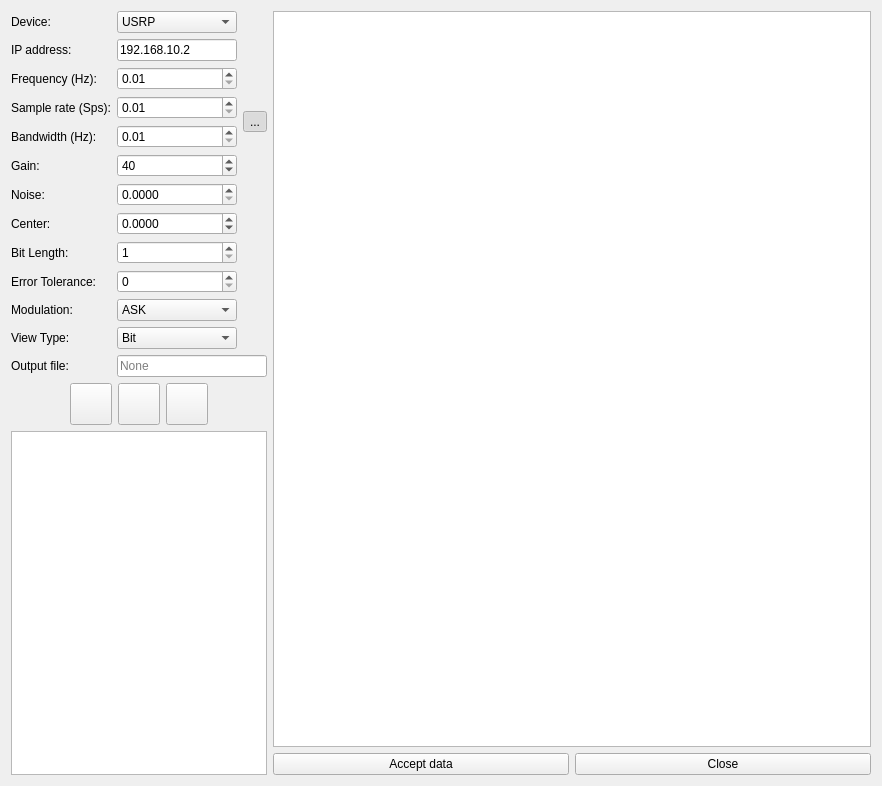
<?xml version="1.0" encoding="UTF-8"?>
<ui version="4.0">
 <class>SniffProtocol</class>
 <widget class="QDialog" name="SniffProtocol">
  <property name="geometry">
   <rect>
    <x>0</x>
    <y>0</y>
    <width>882</width>
    <height>786</height>
   </rect>
  </property>
  <property name="windowTitle">
   <string>Sniff Protocol</string>
  </property>
  <layout class="QGridLayout" name="gridLayout_3" columnstretch="0,1">
   <item row="0" column="0">
    <layout class="QGridLayout" name="gridLayout">
     <item row="10" column="0">
      <widget class="QLabel" name="label_6">
       <property name="text">
        <string>Modulation:</string>
       </property>
      </widget>
     </item>
     <item row="9" column="0">
      <widget class="QLabel" name="label_10">
       <property name="text">
        <string>Error Tolerance:</string>
       </property>
      </widget>
     </item>
     <item row="7" column="0">
      <widget class="QLabel" name="label_8">
       <property name="text">
        <string>Center:</string>
       </property>
      </widget>
     </item>
     <item row="0" column="0">
      <widget class="QLabel" name="label_3">
       <property name="text">
        <string>Device:</string>
       </property>
      </widget>
     </item>
     <item row="5" column="0">
      <widget class="QLabel" name="label_4">
       <property name="text">
        <string>Gain:</string>
       </property>
      </widget>
     </item>
     <item row="1" column="0">
      <widget class="QLabel" name="labelIP">
       <property name="text">
        <string>IP address:</string>
       </property>
      </widget>
     </item>
     <item row="2" column="0">
      <widget class="QLabel" name="label">
       <property name="text">
        <string>Frequency (Hz):</string>
       </property>
      </widget>
     </item>
     <item row="3" column="0">
      <widget class="QLabel" name="label_2">
       <property name="text">
        <string>Sample rate (Sps):</string>
       </property>
      </widget>
     </item>
     <item row="4" column="0">
      <widget class="QLabel" name="label_5">
       <property name="text">
        <string>Bandwidth (Hz):</string>
       </property>
      </widget>
     </item>
     <item row="6" column="0">
      <widget class="QLabel" name="label_7">
       <property name="text">
        <string>Noise:</string>
       </property>
      </widget>
     </item>
     <item row="8" column="0">
      <widget class="QLabel" name="label_9">
       <property name="text">
        <string>Bit Length:</string>
       </property>
      </widget>
     </item>
     <item row="11" column="0">
      <widget class="QLabel" name="label_11">
       <property name="text">
        <string>View Type:</string>
       </property>
      </widget>
     </item>
     <item row="12" column="0">
      <widget class="QLabel" name="label_12">
       <property name="text">
        <string>Output file:</string>
       </property>
      </widget>
     </item>
     <item row="2" column="1">
      <widget class="KillerDoubleSpinBox" name="spinBoxFreq">
       <property name="minimum">
        <double>0.010000000000000</double>
       </property>
       <property name="maximum">
        <double>1000000000000.000000000000000</double>
       </property>
      </widget>
     </item>
     <item row="3" column="1">
      <widget class="KillerDoubleSpinBox" name="spinBoxSampleRate">
       <property name="minimum">
        <double>0.010000000000000</double>
       </property>
       <property name="maximum">
        <double>1000000000000.000000000000000</double>
       </property>
      </widget>
     </item>
     <item row="4" column="1">
      <widget class="KillerDoubleSpinBox" name="spinBoxBandwidth">
       <property name="minimum">
        <double>0.010000000000000</double>
       </property>
       <property name="maximum">
        <double>1000000000000.000000000000000</double>
       </property>
      </widget>
     </item>
     <item row="3" column="2" rowspan="2">
      <widget class="QToolButton" name="btnLockBWSR">
       <property name="text">
        <string>...</string>
       </property>
       <property name="icon">
        <iconset resource="../urh.qrc">
         <normaloff>:/icons/data/icons/lock.svg</normaloff>:/icons/data/icons/lock.svg</iconset>
       </property>
       <property name="checkable">
        <bool>true</bool>
       </property>
       <property name="checked">
        <bool>true</bool>
       </property>
      </widget>
     </item>
     <item row="5" column="1">
      <widget class="QSpinBox" name="spinBoxGain">
       <property name="minimum">
        <number>1</number>
       </property>
       <property name="value">
        <number>40</number>
       </property>
      </widget>
     </item>
     <item row="6" column="1">
      <widget class="QDoubleSpinBox" name="spinboxNoise">
       <property name="decimals">
        <number>4</number>
       </property>
       <property name="maximum">
        <double>1.000000000000000</double>
       </property>
      </widget>
     </item>
     <item row="7" column="1">
      <widget class="QDoubleSpinBox" name="spinboxCenter">
       <property name="decimals">
        <number>4</number>
       </property>
       <property name="minimum">
        <double>-3.140000000000000</double>
       </property>
       <property name="maximum">
        <double>3.140000000000000</double>
       </property>
      </widget>
     </item>
     <item row="8" column="1">
      <widget class="QSpinBox" name="spinboxBitLen">
       <property name="minimum">
        <number>1</number>
       </property>
       <property name="maximum">
        <number>999999999</number>
       </property>
      </widget>
     </item>
     <item row="9" column="1">
      <widget class="QSpinBox" name="spinboxErrorTolerance">
       <property name="maximum">
        <number>999999999</number>
       </property>
      </widget>
     </item>
     <item row="1" column="1">
      <widget class="QLineEdit" name="lineEditIP">
       <property name="text">
        <string>192.168.10.2</string>
       </property>
      </widget>
     </item>
     <item row="12" column="1" colspan="2">
      <widget class="QLineEdit" name="lineEditOutputFile">
       <property name="readOnly">
        <bool>false</bool>
       </property>
       <property name="placeholderText">
        <string>None</string>
       </property>
       <property name="clearButtonEnabled">
        <bool>true</bool>
       </property>
      </widget>
     </item>
     <item row="10" column="1">
      <widget class="QComboBox" name="comboxModulation">
       <item>
        <property name="text">
         <string>ASK</string>
        </property>
       </item>
       <item>
        <property name="text">
         <string>FSK</string>
        </property>
       </item>
       <item>
        <property name="text">
         <string>PSK</string>
        </property>
       </item>
      </widget>
     </item>
     <item row="11" column="1">
      <widget class="QComboBox" name="comboBoxViewType">
       <item>
        <property name="text">
         <string>Bit</string>
        </property>
       </item>
       <item>
        <property name="text">
         <string>Hex</string>
        </property>
       </item>
       <item>
        <property name="text">
         <string>ASCII</string>
        </property>
       </item>
      </widget>
     </item>
     <item row="0" column="1">
      <widget class="QComboBox" name="cbDevice">
       <item>
        <property name="text">
         <string>USRP</string>
        </property>
       </item>
       <item>
        <property name="text">
         <string>HackRF</string>
        </property>
       </item>
      </widget>
     </item>
    </layout>
   </item>
   <item row="1" column="0">
    <layout class="QHBoxLayout" name="horizontalLayout">
     <item>
      <spacer name="horizontalSpacer_2">
       <property name="orientation">
        <enum>Qt::Horizontal</enum>
       </property>
       <property name="sizeHint" stdset="0">
        <size>
         <width>40</width>
         <height>20</height>
        </size>
       </property>
      </spacer>
     </item>
     <item>
      <widget class="QToolButton" name="btnStart">
       <property name="minimumSize">
        <size>
         <width>42</width>
         <height>42</height>
        </size>
       </property>
       <property name="maximumSize">
        <size>
         <width>42</width>
         <height>42</height>
        </size>
       </property>
       <property name="toolTip">
        <string>Record signal</string>
       </property>
       <property name="text">
        <string/>
       </property>
       <property name="icon">
        <iconset theme="media-record">
         <normaloff>.</normaloff>.</iconset>
       </property>
       <property name="iconSize">
        <size>
         <width>32</width>
         <height>32</height>
        </size>
       </property>
      </widget>
     </item>
     <item>
      <widget class="QToolButton" name="btnStop">
       <property name="minimumSize">
        <size>
         <width>42</width>
         <height>42</height>
        </size>
       </property>
       <property name="maximumSize">
        <size>
         <width>42</width>
         <height>42</height>
        </size>
       </property>
       <property name="toolTip">
        <string>Stop recording</string>
       </property>
       <property name="text">
        <string/>
       </property>
       <property name="icon">
        <iconset theme="media-playback-stop">
         <normaloff>.</normaloff>.</iconset>
       </property>
       <property name="iconSize">
        <size>
         <width>32</width>
         <height>32</height>
        </size>
       </property>
      </widget>
     </item>
     <item>
      <widget class="QToolButton" name="btnClear">
       <property name="minimumSize">
        <size>
         <width>42</width>
         <height>42</height>
        </size>
       </property>
       <property name="maximumSize">
        <size>
         <width>42</width>
         <height>42</height>
        </size>
       </property>
       <property name="toolTip">
        <string>Clear</string>
       </property>
       <property name="text">
        <string/>
       </property>
       <property name="icon">
        <iconset theme="view-refresh">
         <normaloff>.</normaloff>.</iconset>
       </property>
       <property name="iconSize">
        <size>
         <width>32</width>
         <height>32</height>
        </size>
       </property>
      </widget>
     </item>
     <item>
      <spacer name="horizontalSpacer">
       <property name="orientation">
        <enum>Qt::Horizontal</enum>
       </property>
       <property name="sizeHint" stdset="0">
        <size>
         <width>40</width>
         <height>20</height>
        </size>
       </property>
      </spacer>
     </item>
    </layout>
   </item>
   <item row="2" column="0">
    <widget class="QTextEdit" name="txtEditErrors">
     <property name="readOnly">
      <bool>true</bool>
     </property>
    </widget>
   </item>
   <item row="0" column="1" rowspan="3">
    <layout class="QGridLayout" name="gridLayout_2">
     <item row="1" column="1">
      <widget class="QPushButton" name="btnClose">
       <property name="text">
        <string>Close</string>
       </property>
       <property name="autoDefault">
        <bool>false</bool>
       </property>
      </widget>
     </item>
     <item row="1" column="0">
      <widget class="QPushButton" name="btnAccept">
       <property name="text">
        <string>Accept data</string>
       </property>
       <property name="autoDefault">
        <bool>false</bool>
       </property>
      </widget>
     </item>
     <item row="0" column="0" colspan="2">
      <widget class="QPlainTextEdit" name="txtEdPreview">
       <property name="lineWrapMode">
        <enum>QPlainTextEdit::NoWrap</enum>
       </property>
       <property name="readOnly">
        <bool>true</bool>
       </property>
       <property name="maximumBlockCount">
        <number>100</number>
       </property>
      </widget>
     </item>
    </layout>
   </item>
  </layout>
 </widget>
 <customwidgets>
  <customwidget>
   <class>KillerDoubleSpinBox</class>
   <extends>QDoubleSpinBox</extends>
   <header>urh.ui.KillerDoubleSpinBox.h</header>
  </customwidget>
 </customwidgets>
 <tabstops>
  <tabstop>cbDevice</tabstop>
  <tabstop>lineEditIP</tabstop>
  <tabstop>spinBoxFreq</tabstop>
  <tabstop>spinBoxSampleRate</tabstop>
  <tabstop>spinBoxBandwidth</tabstop>
  <tabstop>spinBoxGain</tabstop>
  <tabstop>spinboxNoise</tabstop>
  <tabstop>spinboxCenter</tabstop>
  <tabstop>spinboxBitLen</tabstop>
  <tabstop>spinboxErrorTolerance</tabstop>
  <tabstop>comboxModulation</tabstop>
  <tabstop>comboBoxViewType</tabstop>
  <tabstop>lineEditOutputFile</tabstop>
  <tabstop>btnStart</tabstop>
  <tabstop>btnStop</tabstop>
  <tabstop>btnClear</tabstop>
  <tabstop>txtEditErrors</tabstop>
  <tabstop>btnLockBWSR</tabstop>
  <tabstop>btnAccept</tabstop>
  <tabstop>btnClose</tabstop>
  <tabstop>txtEdPreview</tabstop>
 </tabstops>
 <resources>
  <include location="../urh.qrc"/>
 </resources>
 <connections/>
</ui>
